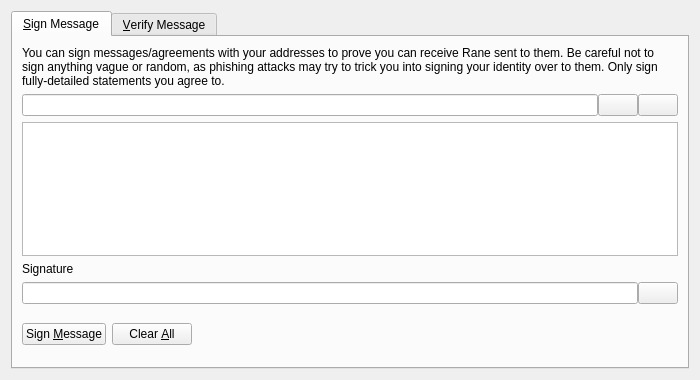
<?xml version="1.0" encoding="UTF-8"?>
<ui version="4.0">
 <class>SignVerifyMessageDialog</class>
 <widget class="QDialog" name="SignVerifyMessageDialog">
  <property name="geometry">
   <rect>
    <x>0</x>
    <y>0</y>
    <width>700</width>
    <height>380</height>
   </rect>
  </property>
  <property name="windowTitle">
   <string>Signatures - Sign / Verify a Message</string>
  </property>
  <property name="modal">
   <bool>true</bool>
  </property>
  <layout class="QVBoxLayout" name="verticalLayout">
   <item>
    <widget class="QTabWidget" name="tabWidget">
     <property name="currentIndex">
      <number>0</number>
     </property>
     <widget class="QWidget" name="tabSignMessage">
      <attribute name="title">
       <string>&amp;Sign Message</string>
      </attribute>
      <layout class="QVBoxLayout" name="verticalLayout_SM">
       <item>
        <widget class="QLabel" name="infoLabel_SM">
         <property name="text">
          <string>You can sign messages/agreements with your addresses to prove you can receive Rane sent to them. Be careful not to sign anything vague or random, as phishing attacks may try to trick you into signing your identity over to them. Only sign fully-detailed statements you agree to.</string>
         </property>
         <property name="textFormat">
          <enum>Qt::PlainText</enum>
         </property>
         <property name="wordWrap">
          <bool>true</bool>
         </property>
        </widget>
       </item>
       <item>
        <layout class="QHBoxLayout" name="horizontalLayout_1_SM">
         <property name="spacing">
          <number>0</number>
         </property>
         <item>
          <widget class="QValidatedLineEdit" name="addressIn_SM">
           <property name="toolTip">
            <string>The Rane address to sign the message with</string>
           </property>
          </widget>
         </item>
         <item>
          <widget class="QPushButton" name="addressBookButton_SM">
           <property name="toolTip">
            <string>Choose previously used address</string>
           </property>
           <property name="text">
            <string/>
           </property>
           <property name="shortcut">
            <string>Alt+A</string>
           </property>
           <property name="autoDefault">
            <bool>false</bool>
           </property>
          </widget>
         </item>
         <item>
          <widget class="QPushButton" name="pasteButton_SM">
           <property name="toolTip">
            <string>Paste address from clipboard</string>
           </property>
           <property name="text">
            <string/>
           </property>
           <property name="shortcut">
            <string>Alt+P</string>
           </property>
           <property name="autoDefault">
            <bool>false</bool>
           </property>
          </widget>
         </item>
        </layout>
       </item>
       <item>
        <widget class="QPlainTextEdit" name="messageIn_SM">
         <property name="toolTip">
          <string>Enter the message you want to sign here</string>
         </property>
        </widget>
       </item>
       <item>
        <widget class="QLabel" name="signatureLabel_SM">
         <property name="text">
          <string>Signature</string>
         </property>
         <property name="textFormat">
          <enum>Qt::PlainText</enum>
         </property>
        </widget>
       </item>
       <item>
        <layout class="QHBoxLayout" name="horizontalLayout_2_SM">
         <property name="spacing">
          <number>0</number>
         </property>
         <item>
          <widget class="QLineEdit" name="signatureOut_SM">
           <property name="font">
            <font>
             <italic>true</italic>
            </font>
           </property>
           <property name="readOnly">
            <bool>true</bool>
           </property>
          </widget>
         </item>
         <item>
          <widget class="QPushButton" name="copySignatureButton_SM">
           <property name="toolTip">
            <string>Copy the current signature to the system clipboard</string>
           </property>
           <property name="text">
            <string/>
           </property>
           <property name="autoDefault">
            <bool>false</bool>
           </property>
          </widget>
         </item>
        </layout>
       </item>
       <item>
        <layout class="QHBoxLayout" name="horizontalLayout_3_SM">
         <item>
          <widget class="QPushButton" name="signMessageButton_SM">
           <property name="toolTip">
            <string>Sign the message to prove you own this Rane address</string>
           </property>
           <property name="text">
            <string>Sign &amp;Message</string>
           </property>
           <property name="autoDefault">
            <bool>false</bool>
           </property>
          </widget>
         </item>
         <item>
          <widget class="QPushButton" name="clearButton_SM">
           <property name="toolTip">
            <string>Reset all sign message fields</string>
           </property>
           <property name="text">
            <string>Clear &amp;All</string>
           </property>
           <property name="autoDefault">
            <bool>false</bool>
           </property>
          </widget>
         </item>
         <item>
          <spacer name="horizontalSpacer_1_SM">
           <property name="orientation">
            <enum>Qt::Horizontal</enum>
           </property>
           <property name="sizeHint" stdset="0">
            <size>
             <width>40</width>
             <height>48</height>
            </size>
           </property>
          </spacer>
         </item>
         <item>
          <widget class="QLabel" name="statusLabel_SM">
           <property name="font">
            <font>
             <weight>75</weight>
             <bold>true</bold>
            </font>
           </property>
           <property name="text">
            <string/>
           </property>
           <property name="wordWrap">
            <bool>true</bool>
           </property>
          </widget>
         </item>
         <item>
          <spacer name="horizontalSpacer_2_SM">
           <property name="orientation">
            <enum>Qt::Horizontal</enum>
           </property>
           <property name="sizeHint" stdset="0">
            <size>
             <width>40</width>
             <height>48</height>
            </size>
           </property>
          </spacer>
         </item>
        </layout>
       </item>
      </layout>
     </widget>
     <widget class="QWidget" name="tabVerifyMessage">
      <attribute name="title">
       <string>&amp;Verify Message</string>
      </attribute>
      <layout class="QVBoxLayout" name="verticalLayout_VM">
       <item>
        <widget class="QLabel" name="infoLabel_VM">
         <property name="text">
          <string>Enter the receiver's address, message (ensure you copy line breaks, spaces, tabs, etc. exactly) and signature below to verify the message. Be careful not to read more into the signature than what is in the signed message itself, to avoid being tricked by a man-in-the-middle attack. Note that this only proves the signing party receives with the address, it cannot prove sendership of any transaction!</string>
         </property>
         <property name="textFormat">
          <enum>Qt::PlainText</enum>
         </property>
         <property name="alignment">
          <set>Qt::AlignLeading|Qt::AlignLeft|Qt::AlignTop</set>
         </property>
         <property name="wordWrap">
          <bool>true</bool>
         </property>
        </widget>
       </item>
       <item>
        <layout class="QHBoxLayout" name="horizontalLayout_1_VM">
         <property name="spacing">
          <number>0</number>
         </property>
         <item>
          <widget class="QValidatedLineEdit" name="addressIn_VM">
           <property name="toolTip">
            <string>The Rane address the message was signed with</string>
           </property>
          </widget>
         </item>
         <item>
          <widget class="QPushButton" name="addressBookButton_VM">
           <property name="toolTip">
            <string>Choose previously used address</string>
           </property>
           <property name="text">
            <string/>
           </property>
           <property name="shortcut">
            <string>Alt+A</string>
           </property>
           <property name="autoDefault">
            <bool>false</bool>
           </property>
          </widget>
         </item>
        </layout>
       </item>
       <item>
        <widget class="QPlainTextEdit" name="messageIn_VM"/>
       </item>
       <item>
        <widget class="QValidatedLineEdit" name="signatureIn_VM"/>
       </item>
       <item>
        <layout class="QHBoxLayout" name="horizontalLayout_2_VM">
         <item>
          <widget class="QPushButton" name="verifyMessageButton_VM">
           <property name="toolTip">
            <string>Verify the message to ensure it was signed with the specified Rane address</string>
           </property>
           <property name="text">
            <string>Verify &amp;Message</string>
           </property>
           <property name="autoDefault">
            <bool>false</bool>
           </property>
          </widget>
         </item>
         <item>
          <widget class="QPushButton" name="clearButton_VM">
           <property name="toolTip">
            <string>Reset all verify message fields</string>
           </property>
           <property name="text">
            <string>Clear &amp;All</string>
           </property>
           <property name="autoDefault">
            <bool>false</bool>
           </property>
          </widget>
         </item>
         <item>
          <spacer name="horizontalSpacer_1_VM">
           <property name="orientation">
            <enum>Qt::Horizontal</enum>
           </property>
           <property name="sizeHint" stdset="0">
            <size>
             <width>40</width>
             <height>48</height>
            </size>
           </property>
          </spacer>
         </item>
         <item>
          <widget class="QLabel" name="statusLabel_VM">
           <property name="font">
            <font>
             <weight>75</weight>
             <bold>true</bold>
            </font>
           </property>
           <property name="text">
            <string/>
           </property>
           <property name="wordWrap">
            <bool>true</bool>
           </property>
          </widget>
         </item>
         <item>
          <spacer name="horizontalSpacer_2_VM">
           <property name="orientation">
            <enum>Qt::Horizontal</enum>
           </property>
           <property name="sizeHint" stdset="0">
            <size>
             <width>40</width>
             <height>48</height>
            </size>
           </property>
          </spacer>
         </item>
        </layout>
       </item>
      </layout>
     </widget>
    </widget>
   </item>
  </layout>
 </widget>
 <customwidgets>
  <customwidget>
   <class>QValidatedLineEdit</class>
   <extends>QLineEdit</extends>
   <header>qvalidatedlineedit.h</header>
  </customwidget>
 </customwidgets>
 <resources>
  <include location="../rane.qrc"/>
 </resources>
 <connections/>
</ui>
